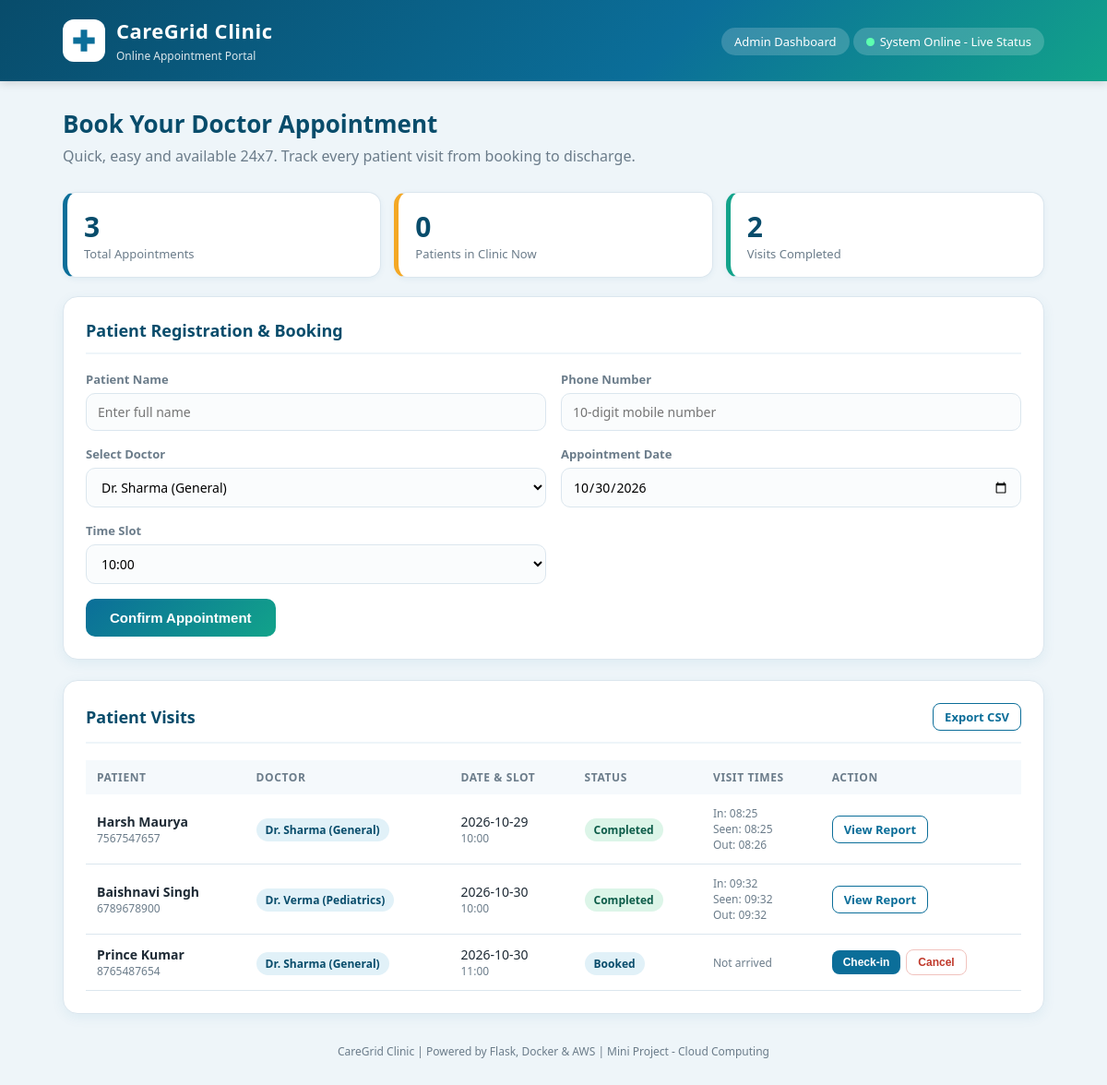
The page / on the database its author committed.
### tables this page shows
CREATE TABLE appointments (
                id INTEGER PRIMARY KEY AUTOINCREMENT,
                patient TEXT NOT NULL,
                phone TEXT NOT NULL,
                doctor TEXT NOT NULL,
                date TEXT NOT NULL,
                slot TEXT NOT NULL, status TEXT DEFAULT 'Booked', booked_at TEXT, checkin_at TEXT, consult_at TEXT, checkout_at TEXT, diagnosis TEXT, prescription TEXT, notes TEXT, followup TEXT,
                UNIQUE(doctor, date, slot)
            );

### app.py (the view)
@app.route("/")
def index():
    msg = request.args.get("msg")
    with get_db() as conn:
        rows = conn.execute("SELECT * FROM appointments ORDER BY date, slot").fetchall()
    return render_template("index.html", doctors=DOCTORS, slots=SLOTS, rows=rows, msg=msg)

### app.py (called while the page is built)
def get_db():
    conn = sqlite3.connect(DB_PATH)
    conn.row_factory = sqlite3.Row
    return conn

@app.before_request
def _start_timer():
    g.t0 = time.time()

@app.after_request
def _record(resp):
    if request.endpoint not in ("api_metrics", "static"):
        METRICS["requests"] += 1
        METRICS["total_ms"] += (time.time() - g.t0) * 1000
        if resp.status_code >= 500:
            METRICS["errors"] += 1
    return resp

### templates/index.html (shortened to what this page needs)
<!DOCTYPE html>
<html lang="en">
<head>
</head>
<body>
  <div class="topbar"><div class="wrap">
    <div class="brand">
      <div class="logo"><svg width="28" height="28" viewBox="0 0 24 24" fill="#0b6e99"><path d="M9 2h6v7h7v6h-7v7H9v-7H2V9h7z"/></svg></div>
      <div><h1>CareGrid Clinic</h1><small>Online Appointment Portal</small></div>
    </div>
    <div>
  <div>
  <a class="status" href="/admin">Admin Dashboard</a>
  <a class="status" href="/status"><span class="dot"></span>System Online - Live Status</a>
</div>
</div>
  </div></div>
  <div class="wrap">
    <div class="hero">
      <h2>Book Your Doctor Appointment</h2>
      <p>Quick, easy and available 24x7. Track every patient visit from booking to discharge.</p>
    </div>
    <div class="stats">
      <div class="stat"><div class="num">{{ rows|length }}</div><div class="lbl">Total Appointments</div></div>
      <div class="stat"><div class="num">{{ rows|selectattr("status","in",["Checked-in","In Consultation"])|list|length }}</div><div class="lbl">Patients in Clinic Now</div></div>
      <div class="stat"><div class="num">{{ rows|selectattr("status","equalto","Completed")|list|length }}</div><div class="lbl">Visits Completed</div></div>
    </div>
    <div class="card">
      <h3>Patient Registration &amp; Booking</h3>
      <form method="POST" action="/book">
        <div class="grid">
          <div class="field"><label>Patient Name</label><input name="patient" placeholder="Enter full name" required></div>
          <div class="field"><label>Phone Number</label><input name="phone" placeholder="10-digit mobile number" required></div>
          <div class="field"><label>Select Doctor</label><select name="doctor">{% for d in doctors %}<option>{{ d }}</option>{% endfor %}</select></div>
          <div class="field"><label>Appointment Date</label><input type="date" name="date" id="apptDate" required></div>
          <div class="field"><label>Time Slot</label><select name="slot">{% for s in slots %}<option>{{ s }}</option>{% endfor %}</select></div>
        </div>
        <button class="btn" type="submit">Confirm Appointment</button>
      </form>
    </div>
    <div class="card">
      <h3>Patient Visits <a class="link-btn" href="/export.csv">Export CSV</a></h3>
      <div class="table-wrap">
        <table>
          <tr><th>Patient</th><th>Doctor</th><th>Date &amp; Slot</th><th>Status</th><th>Visit Times</th><th>Action</th></tr>
          {% for r in rows %}
          <tr class="data">
            <td><b>{{ r.patient }}</b><div class="small">{{ r.phone }}</div></td>
            <td><span class="badge">{{ r.doctor }}</span></td>
            <td>{{ r.date }}<div class="small">{{ r.slot }}</div></td>
            <td><span class="st st-{{ (r.status or 'Booked')|lower|replace(' ','-') }}">{{ r.status or 'Booked' }}</span></td>
            <td class="small">
              {% if r.checkin_at %}In: {{ r.checkin_at[11:16] }}{% else %}Not arrived{% endif %}
              {% if r.consult_at %}<br>Seen: {{ r.consult_at[11:16] }}{% endif %}
              {% if r.checkout_at %}<br>Out: {{ r.checkout_at[11:16] }}{% endif %}
            </td>
            <td><div class="actions">
              {% if r.status == 'Booked' or not r.status %}
                <form method="POST" action="/checkin/{{ r.id }}"><button class="btn-sm b-in">Check-in</button></form>
                <form method="POST" action="/cancel/{{ r.id }}" onsubmit="return confirm('Cancel this appointment?');"><button class="btn-sm b-cancel">Cancel</button></form>
              {% elif r.status == 'Checked-in' %}
                <form method="POST" action="/consult/{{ r.id }}"><button class="btn-sm b-consult">Start Consultation</button></form>
              {% elif r.status == 'In Consultation' %}
                <span class="small">Fill report below</span>
              {% else %}
                <a class="link-btn" href="/report/{{ r.id }}">View Report</a>
              {% endif %}
            </div></td>
          </tr>
          {% else %}
          <tr><td colspan="6" class="empty">No appointments yet. Book the first one above.</td></tr>
          {% endfor %}
        </table>
      </div>
    </div>
  </div>
  <footer>CareGrid Clinic | Powered by Flask, Docker &amp; AWS | Mini Project - Cloud Computing</footer>
</body>
</html>

### templates/index.html (style rules this page uses)
:root { --primary:#0b6e99; --primary-dark:#084c6b; --accent:#12a38a; --bg:#eef5f9; --text:#1e2a35; --muted:#6b7c8a; --border:#dbe6ee; }
* { box-sizing: border-box; }
body { margin:0; font-family:"Segoe UI",Tahoma,Arial,sans-serif; background:var(--bg); color:var(--text); }
.topbar { background:linear-gradient(135deg,var(--primary-dark),var(--primary) 60%,var(--accent)); color:#fff; padding:18px 0; box-shadow:0 2px 10px rgba(0,0,0,.15); }
.wrap { max-width:1100px; margin:0 auto; padding:0 18px; }
.topbar .wrap { display:flex; align-items:center; justify-content:space-between; flex-wrap:wrap; gap:10px; }
.brand { display:flex; align-items:center; gap:12px; }
.logo { width:46px; height:46px; border-radius:12px; background:#fff; display:flex; align-items:center; justify-content:center; }
.brand h1 { margin:0; font-size:22px; letter-spacing:.5px; }
.brand small { opacity:.85; font-size:12px; }
.status { background:rgba(255,255,255,.18); padding:6px 14px; border-radius:20px; font-size:13px; text-decoration:none; color:#fff; }
.dot { display:inline-block; width:9px; height:9px; background:#5dffb0; border-radius:50%; margin-right:6px; }
.hero { padding:28px 0 8px; }
.hero h2 { margin:0 0 6px; font-size:26px; color:var(--primary-dark); }
.hero p { margin:0; color:var(--muted); }
.stats { display:grid; grid-template-columns:repeat(3,1fr); gap:14px; margin:20px 0; }
.stat { background:#fff; border-radius:14px; padding:16px 18px; border:1px solid var(--border); border-left:5px solid var(--primary); box-shadow:0 2px 6px rgba(11,110,153,.06); }
.stat:nth-child(2) { border-left-color:#f4a825; }
.stat:nth-child(3) { border-left-color:var(--accent); }
.stat .num { font-size:30px; font-weight:700; color:var(--primary-dark); }
.stat .lbl { font-size:13px; color:var(--muted); }
.card { background:#fff; border-radius:16px; padding:24px; border:1px solid var(--border); margin-bottom:22px; box-shadow:0 4px 14px rgba(11,110,153,.07); }
.card h3 { margin:0 0 18px; color:var(--primary-dark); font-size:18px; padding-bottom:12px; border-bottom:2px solid var(--bg); display:flex; justify-content:space-between; align-items:center; flex-wrap:wrap; gap:8px; }
.grid { display:grid; grid-template-columns:repeat(2,1fr); gap:16px; }
.field label { display:block; font-size:13px; font-weight:600; color:var(--muted); margin-bottom:6px; }
.field input, .field select, .field textarea { width:100%; padding:10px 12px; font-size:14px; border:1.5px solid var(--border); border-radius:10px; background:#fafcfd; font-family:inherit; }
.btn { background:linear-gradient(135deg,var(--primary),var(--accent)); color:#fff; border:none; padding:12px 26px; font-size:15px; font-weight:600; border-radius:10px; cursor:pointer; margin-top:16px; }
.btn-sm { padding:6px 12px; font-size:12px; margin:0; border-radius:8px; border:none; cursor:pointer; color:#fff; font-weight:600; }
.b-in { background:#0b6e99; }
.b-cancel { background:#fff; color:#c0392b; border:1.5px solid #f1c3be; }
.link-btn { font-size:13px; text-decoration:none; color:var(--primary); border:1.5px solid var(--primary); padding:5px 12px; border-radius:8px; font-weight:600; }
.table-wrap { overflow-x:auto; }
table { width:100%; border-collapse:collapse; min-width:820px; }
th { text-align:left; font-size:12px; text-transform:uppercase; letter-spacing:.6px; color:var(--muted); padding:10px 12px; background:#f5f9fc; }
td { padding:12px; border-bottom:1px solid var(--border); font-size:14px; vertical-align:middle; }
.badge { background:#e1f1f8; color:var(--primary-dark); padding:4px 10px; border-radius:20px; font-size:12px; font-weight:600; white-space:nowrap; }
.st { padding:4px 10px; border-radius:20px; font-size:12px; font-weight:700; white-space:nowrap; }
.st-booked { background:#e1f1f8; color:#084c6b; }
.st-completed { background:#dcf5e8; color:#0d5c49; }
.small { font-size:12px; color:var(--muted); }
.actions { display:flex; gap:6px; align-items:center; flex-wrap:wrap; }
.actions form { margin:0; }
footer { text-align:center; color:var(--muted); font-size:12px; padding:10px 0 30px; }

### rows shown on the page
appointments: patient "Harsh Maurya", phone "7567547657", doctor "Dr. Sharma (General)", date "2026-10-29", slot "10:00", status "Completed", checkin_at "08:25", consult_at "08:25", checkout_at "08:26"
appointments: patient "Baishnavi Singh", phone "6789678900", doctor "Dr. Verma (Pediatrics)", date "2026-10-30", slot "10:00", status "Completed", checkin_at "09:32", consult_at "09:32", checkout_at "09:32"
appointments: patient "Prince Kumar", phone "8765487654", doctor "Dr. Sharma (General)", date "2026-10-30", slot "11:00", status "Booked", shows "Not arrived"

### other values the page prints
{{ rows|length }} "3"
{{ rows|selectattr("status","equalto","Completed")|list|length }} "2"
form field doctor "Dr. Sharma (General)"
form field slot "10:00"
